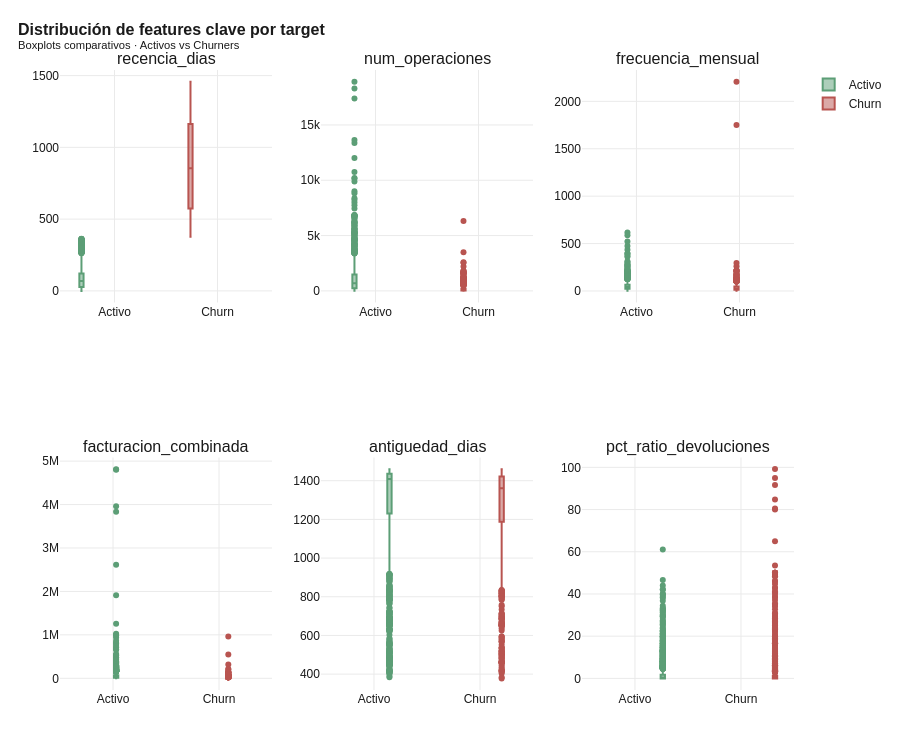

The notebook cell this image was saved under:
### Markdown cell above
### Cobertura dimensional de las features candidatas

El conjunto de 53 features candidatas cubre seis dimensiones complementarias del comportamiento del cliente:

- **Dimensión RFM clásica (10 features)**: variables de Recency, Frequency y Monetary que constituyen el estándar internacional de análisis de cartera desde los años 90 (RFM Market Research, IEEE 1995).
- **Dimensión estacional (5 features)**: variables específicas del sector textil con doble estacionalidad anual (colecciones Primavera-Verano y Otoño-Invierno).
- **Dimensión de tendencia (6 features)**: variables construidas mediante ratios interanuales que capturan la dinámica reciente de cada cliente. Esta dimensión es teóricamente la más predictiva del churn según la literatura especializada (Saras Analytics 2026).
- **Dimensión de producto (9 features)**: variables sobre catálogo, devoluciones y patrones de compra.
- **Dimensión sociodemográfica (8 features)**: variables MOSAIC (Experian) y renta media del código postal.
- **Dimensión geográfica (2 features)**: incorporación de las métricas territoriales del Capítulo 6.

La diferencia observada entre las medianas de cada feature por target (columna "Diferencia" de la tabla descriptiva) proporciona una primera evidencia visual del poder discriminativo de cada variable. Las diferencias más pronunciadas se observan en `meses_activo` (15 meses menos en churners), `num_operaciones` (611 operaciones menos), `facturacion_combinada` (27.840 € menos) y las variables de tendencia interanual, lo que anticipa qué dimensiones serán las más predictivas en el modelo final.

### Code cell
# Boxplots de las features más relevantes por target
features_destacadas = ["recencia_dias", "num_operaciones", "frecuencia_mensual",
                          "facturacion_combinada", "antiguedad_dias", "pct_ratio_devoluciones"]
features_destacadas = [f for f in features_destacadas if f in df_modelo.columns]

fig = make_subplots(rows=2, cols=3, subplot_titles=features_destacadas)
for i, feat in enumerate(features_destacadas):
    row = i // 3 + 1
    col = i % 3 + 1
    for target_val, color, name in [(0, COLOR_POSITIVO, "Activo"), (1, COLOR_NEGATIVO, "Churn")]:
        vals = df_modelo[df_modelo["churn_label"] == target_val][feat].dropna()
        fig.add_trace(go.Box(y=vals, name=name, marker_color=color, showlegend=(i == 0)),
                       row=row, col=col)

fig.update_layout(
    title=dict(text="<b>Distribución de features clave por target</b><br>"
                     "<sup>Boxplots comparativos · Activos vs Churners</sup>"),
    height=750, boxmode="group",
)
guardar_y_mostrar(fig, "03_boxplots_features", h=750)

### Figure 1 — Plotly figure (JSON) as saved in the notebook; plotly's stock layout.template omitted (floating-point values rounded to 4 significant figures; data arrays with more than 128 entries replaced by an {"elided": "..."} marker saying what was removed)
{"data": [{"marker": {"color": "#5C9E76"}, "name": "Activo", "showlegend": true, "type": "box", "xaxis": "x", "y": {"elided": "1821 int values"}, "yaxis": "y"}, {"marker": {"color": "#B85450"}, "name": "Churn", "showlegend": true, "type": "box", "xaxis": "x", "y": {"elided": "920 int values"}, "yaxis": "y"}, {"marker": {"color": "#5C9E76"}, "name": "Activo", "showlegend": false, "type": "box", "xaxis": "x2", "y": {"elided": "1821 float values"}, "yaxis": "y2"}, {"marker": {"color": "#B85450"}, "name": "Churn", "showlegend": false, "type": "box", "xaxis": "x2", "y": {"elided": "920 float values"}, "yaxis": "y2"}, {"marker": {"color": "#5C9E76"}, "name": "Activo", "showlegend": false, "type": "box", "xaxis": "x3", "y": {"elided": "1821 float values"}, "yaxis": "y3"}, {"marker": {"color": "#B85450"}, "name": "Churn", "showlegend": false, "type": "box", "xaxis": "x3", "y": {"elided": "920 float values"}, "yaxis": "y3"}, {"marker": {"color": "#5C9E76"}, "name": "Activo", "showlegend": false, "type": "box", "xaxis": "x4", "y": {"elided": "1821 float values"}, "yaxis": "y4"}, {"marker": {"color": "#B85450"}, "name": "Churn", "showlegend": false, "type": "box", "xaxis": "x4", "y": {"elided": "920 float values"}, "yaxis": "y4"}, {"marker": {"color": "#5C9E76"}, "name": "Activo", "showlegend": false, "type": "box", "xaxis": "x5", "y": {"elided": "1821 int values"}, "yaxis": "y5"}, {"marker": {"color": "#B85450"}, "name": "Churn", "showlegend": false, "type": "box", "xaxis": "x5", "y": {"elided": "920 int values"}, "yaxis": "y5"}, {"marker": {"color": "#5C9E76"}, "name": "Activo", "showlegend": false, "type": "box", "xaxis": "x6", "y": {"elided": "1821 float values"}, "yaxis": "y6"}, {"marker": {"color": "#B85450"}, "name": "Churn", "showlegend": false, "type": "box", "xaxis": "x6", "y": {"elided": "920 float values"}, "yaxis": "y6"}], "layout": {"annotations": [{"font": {"size": 16}, "showarrow": false, "text": "recencia_dias", "x": 0.1444, "xanchor": "center", "xref": "paper", "y": 1, "yanchor": "bottom", "yref": "paper"}, {"font": {"size": 16}, "showarrow": false, "text": "num_operaciones", "x": 0.5, "xanchor": "center", "xref": "paper", "y": 1, "yanchor": "bottom", "yref": "paper"}, {"font": {"size": 16}, "showarrow": false, "text": "frecuencia_mensual", "x": 0.8556, "xanchor": "center", "xref": "paper", "y": 1, "yanchor": "bottom", "yref": "paper"}, {"font": {"size": 16}, "showarrow": false, "text": "facturacion_combinada", "x": 0.1444, "xanchor": "center", "xref": "paper", "y": 0.375, "yanchor": "bottom", "yref": "paper"}, {"font": {"size": 16}, "showarrow": false, "text": "antiguedad_dias", "x": 0.5, "xanchor": "center", "xref": "paper", "y": 0.375, "yanchor": "bottom", "yref": "paper"}, {"font": {"size": 16}, "showarrow": false, "text": "pct_ratio_devoluciones", "x": 0.8556, "xanchor": "center", "xref": "paper", "y": 0.375, "yanchor": "bottom", "yref": "paper"}], "boxmode": "group", "height": 750, "title": {"text": "<b>Distribución de features clave por target</b><br><sup>Boxplots comparativos · Activos vs Churners</sup>"}, "xaxis": {"anchor": "y", "domain": [0, 0.2889]}, "xaxis2": {"anchor": "y2", "domain": [0.3556, 0.6444]}, "xaxis3": {"anchor": "y3", "domain": [0.7111, 1]}, "xaxis4": {"anchor": "y4", "domain": [0, 0.2889]}, "xaxis5": {"anchor": "y5", "domain": [0.3556, 0.6444]}, "xaxis6": {"anchor": "y6", "domain": [0.7111, 1]}, "yaxis": {"anchor": "x", "domain": [0.625, 1]}, "yaxis2": {"anchor": "x2", "domain": [0.625, 1]}, "yaxis3": {"anchor": "x3", "domain": [0.625, 1]}, "yaxis4": {"anchor": "x4", "domain": [0, 0.375]}, "yaxis5": {"anchor": "x5", "domain": [0, 0.375]}, "yaxis6": {"anchor": "x6", "domain": [0, 0.375]}}}
